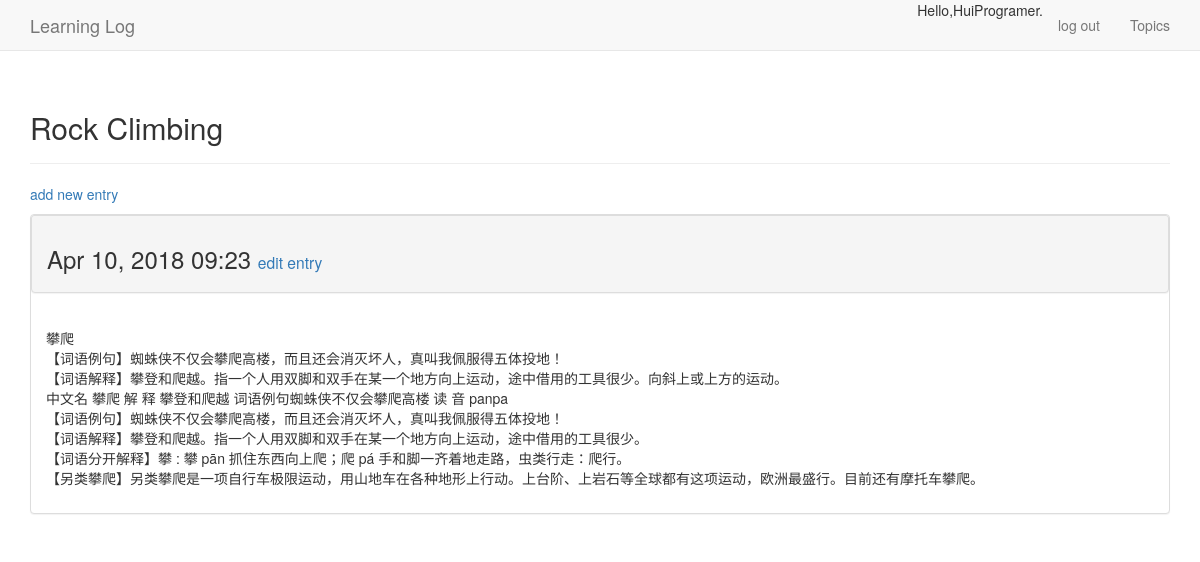
The page /topics/2/ (signed in) on the database its author committed.
### learning_logs/models.py (models this page shows, shortened)
class Topic(models.Model):
    text = models.CharField(max_length = 200)
    date_added = models.DateTimeField(auto_now_add = True)
    owner = models.ForeignKey(User,on_delete = models.CASCADE)
    class Meta:
        verbose_name_plural = '主题'
    def __str__(self):
        return self.text

class Entry(models.Model):
    topic = models.ForeignKey('Topic' , on_delete = models.CASCADE)
    text = models.TextField()
    date_added = models.DateTimeField(auto_now_add = True)
    class Meta:
        verbose_name_plural = '词条'

### learning_logs/views.py (the view)
# urls.py: url(r'^topics/(?P<topic_id>\d+)/$',views.topic, name = 'topic'),
@login_required
def topic(request, topic_id):
    topic =  Topic.objects.get(id = topic_id)
    if topic.owner != request.user:
        raise Http404
    entries = topic.entry_set.order_by('-date_added')
    context = {'topic': topic, 'entries': entries}
    return render(request, 'learning_logs/topic.html',context)

### learning_logs/templates/learning_logs/topic.html (shortened to what this page needs)
<!DOCTYPE html>
<html lang="en">
<head>
</head>
{% extends "learning_logs/base.html" %}
{% block header %}
    <h2>{{ topic }}</h2>
{% endblock header %}
{% block content %}
    <p>
        <a href = "{% url 'learning_logs:new_entry' topic.id %}">add new entry</a>
    </p>
    {% for entry in entries %}
        <div class = "panel panel-default">
        <div class = "panel panel-heading">
    <h3>
        {{ entry.date_added|date:'M d, Y H:i' }}
        <small>
            <a href = "{% url 'learning_logs:edit_entry' entry.id %}">edit entry</a>
        </small>
    </h3>
        </div>
        <div class = "panel-body">
        {{ entry.text|linebreaks }}
        </div>
        </div>
    {% empty %}
        There are no entries for this topic yet.
    {% endfor %}
{% endblock content %}

### learning_logs/templates/learning_logs/base.html (shortened to what this page needs)
{% load bootstrap3 %}
<!DOCTYPE html>
<html lang="en">
<head>
    {% bootstrap_css %}
</head>
<body>
<nav class = "navbar navbar-default navbar-static-top">
    <div class = "container">
    <div class = "navbar-header">
    <a class = "navbar-brand" href = "{% url 'learning_logs:index' %}">
        Learning Log</a>
    </div>
    <div id = "navbar" class = "navbar-collapse collapse">
    <ul class = "nav navbar-nav navbar-right">
        <li> <a href = "{% url 'learning_logs:topics' %}">Topics</a></li>
    </ul>
    <ul class = "nav navbar-nav navbar-right">
    {% if user.is_authenticated %}
        <li>Hello,{{ user.username }}.</li>
        <li><a href = "{% url 'users:logout' %}">log out</a></li>
    {% else %}
        <li><a href = "{% url 'users:register' %}">register</a></li>
        <li><a href = "{% url 'users:login' %}">log in</a></li>
    {% endif %}
    </ul>
    </div>
    </div>
</nav>
<div class = "container">
<div class = "page-header">
{% block header %}{% endblock header %}
</div>
<div>
{% block content %}{% endblock content%}
</div>
</div>
</body>
</html>

### rows shown on the page
Topic: text "Rock Climbing"
Entry: date_added "Apr 10, 2018 09:23", text "攀爬 【词语例句】蜘蛛侠不仅会攀爬高楼，而且还会消灭坏人，真叫我佩服得五体投地！ 【词语解释】攀登和爬越。指一个人用双脚和双手在某一个地方向上运动，途中借用的工具很少。向斜上或上方的运动。 中文名 攀爬 解 释 攀登和爬越 词语例句蜘蛛侠不仅会攀爬高楼 读 音 panpa 【词语例句】蜘蛛侠不仅会攀爬高楼，而且还会消灭坏人，真叫我佩服得五体投地！ 【词语解释】攀登和爬越。指一个人用双脚和双手在某一个地方向上运动，途中借用的工具很少。 【词语分开解释】攀 : 攀 pān 抓住东西向上爬；爬 pá 手和脚一齐着地走路，虫类行走：爬行。 【另类攀爬】另类攀爬是一项自行车极限运动，用山地车在各种地形上行动。上台阶、上岩石等全球都有这项运动，欧洲最盛行。目前还有摩托车攀爬。"

### other values the page prints
{{ user.username }} "HuiProgramer"
